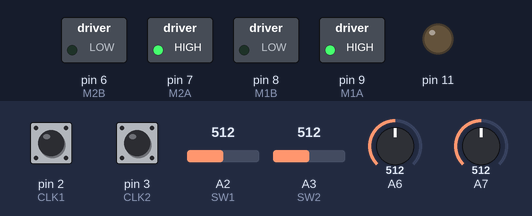
This sketch was run on a simulated Arduino Nano, built with avr-gcc and run on an emulated ATmega328P. On the bench: switched loads named in the sketch (green lamp = pin HIGH), output pins drawn as LEDs (lit = HIGH). The inputs (shaded band) are chosen by the test bench; at power-on: A7 = 512, pin 2 (CLK1) HIGH, pin 3 (CLK2) HIGH, A2 (SW1) = 512, A3 (SW2) = 512, A6 = 512. What the sketch prints to the serial monitor is not drawn.

Above: at 3.2 s.
3.3 s: A7 set to 306
At 4.5 s:
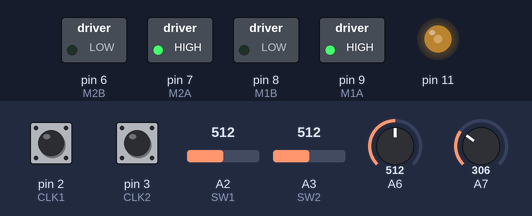
4.8 s: A7 set to 90
At 5.7 s:
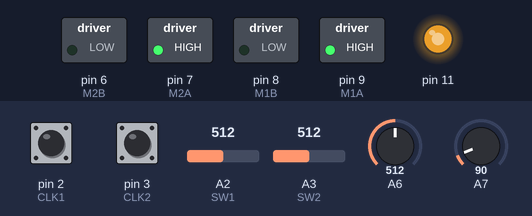
Timing chart, 0 to 7.8 s (numbered marks = the images above; inputs shaded):
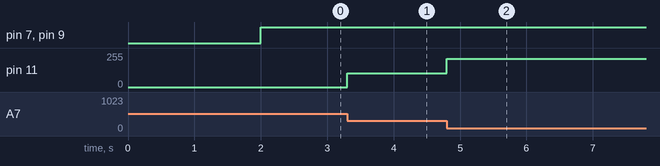

The sketch:

arduino_joystick.ino
```cpp
#define CLK1 2 //encoder CLK input
#define CLK2 3 //encoder CLK input
#define DT1 4  //encoder DT input
#define DT2 5  //encoder DT input
#define SW1 A2 // A2/16 proximity switch to set encoder home.
#define SW2 A3 // proximity switch to set encoder home.
#define M1A 9//turn motor output 1
#define M1B 8//turn motor output 2
#define M2A 7//turn motor output 1
#define M2B 6//turn motor output 2

int switchAngle = -50;   // =angle of switch (5 DEG. PAST 0 ANGLE)
int angleAccuracy = 10;   // this is the accuracy needed for stearing =accuracy/360*encoderCount/2
int setAngleLF = 900;      // INTEGER THAT IS 10 TIMES TRUE ANGLE
int counter1 = 10000; // for homing purposes set at 10000
int setAngleRF = setAngleLF;      // INTEGER THAT IS 10 TIMES TRUE ANGLE
int counter2 = counter1; // for homing purposes set at 10000
int joyBuff = 20;  // buffer to create dead space in joystick center
int angle = setAngleLF;
int setAngleLR = setAngleLF;
int setAngleRR = setAngleLF;
int thr = 0;  // throttle output

void setup() {

  Serial.begin(115200);           // start serial

  pinMode(CLK1,INPUT_PULLUP);
  pinMode(DT1,INPUT);
  pinMode(M1A, OUTPUT);
  pinMode(M1B, OUTPUT);
  pinMode(CLK2,INPUT_PULLUP);
  pinMode(DT2,INPUT);
  pinMode(M2A, OUTPUT);
  pinMode(M2B, OUTPUT);

  attachInterrupt(digitalPinToInterrupt(CLK1), encoder1, RISING);
  attachInterrupt(digitalPinToInterrupt(CLK2), encoder2, RISING);

  digitalWrite(M1A, LOW);digitalWrite(M1B, LOW);
  digitalWrite(M2A, LOW);digitalWrite(M2B, LOW);

  Serial.println("*** HOMING **** STEARING POSITION");
  delay(2000);
} //END setup()


void encoder1() {
    if (digitalRead(DT1)) {counter1 ++;} else {counter1 --;}
} //END encoder1()

void encoder2() {
    if (digitalRead(DT2)) {counter2 ++;} else {counter2 --;}
} //END encoder2()

void loop() {

// Set angle with read switch input
  if(analogRead(SW1) > 100) counter1 = switchAngle;
  if(analogRead(SW2) > 100) counter2 = switchAngle;

//turn to requested angle MOTOR1
if(counter1 > setAngleLR + angleAccuracy){
    digitalWrite(M1A, LOW);digitalWrite(M1B, HIGH);
}else{
    if(counter1 < setAngleLR - angleAccuracy){
        digitalWrite(M1A, HIGH); digitalWrite(M1B, LOW);
    }else{
        digitalWrite(M1A, LOW);digitalWrite(M1B, LOW);
    }
}//END turn to requested angle MOTOR1

//turn to requested angle MOTOR2
if(counter2 > setAngleRR + angleAccuracy){
    digitalWrite(M2A, LOW);digitalWrite(M2B, HIGH);
}else{
    if(counter2 < setAngleRR - angleAccuracy){
        digitalWrite(M2A, HIGH); digitalWrite(M2B, LOW);
    }else{
        digitalWrite(M2A, LOW);digitalWrite(M2B, LOW);
    }
}//END turn to requested angle MOTOR2

// JOYSTICK **************
thr =map(analogRead(A7),0,1025,255,-255); // read turn input
if(thr > joyBuff)analogWrite(11, thr); else analogWrite(11, 0);

angle = map(analogRead(A6),0,1025,1700,100); // read turn input
if(angle < 901){
    setAngleLF = angle;
    if(setAngleLF < 0)setAngleLF = 0;    // over turn saftey
    if(setAngleLF > 1800)setAngleLF = 1800;// over turn saftey
    //if(analogRead(A5) < 150)setAngleLF = 900; // pushbutton set to 90.
    if(setAngleLF > 900-joyBuff && setAngleLF < 900+joyBuff){// use buffer to trim drive center
        setAngleLF = 900;
        setAngleRF = 900;
    }else{
        setAngleRF = abs(atan(((tan((setAngleLF/10)*3.14159/180)*21.5)+40)/21.5)*180/3.14159)*10;
    }
}else{
    setAngleRF = angle;
    if(setAngleRF < 0)setAngleRF = 0;    // over turn saftey
    if(setAngleRF > 1800)setAngleRF = 1800;// over turn saftey
    //if(analogRead(A5) < 150)setAngleRF = 900; // pushbutton set to 90.
    if(setAngleRF > 900-joyBuff && setAngleRF < 900+joyBuff){// use buffer to trim drive center
        setAngleLF = 900;
        setAngleRF = 900;
    }else{
        setAngleLF = map(abs(atan(((tan((setAngleRF/10)*3.14159/180)*21.5)+40)/21.5)*180/3.14159)*10,0,1800,1800,0);
    }
}
setAngleLR = map(setAngleLF,0,1800,1800,0);
setAngleRR = map(setAngleRF,0,1800,1800,0);
Serial.print(setAngleLR);
Serial.print("  /  ");
Serial.println(setAngleRR);

}//END loop() ******
```

Measured:
- after the input at 3.3 s, pin 11: 0/255 → 103/255 at once
- after the input at 4.8 s, pin 11: 103/255 → 211/255 at once
